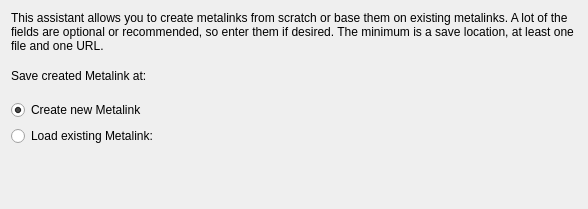
<?xml version="1.0" encoding="UTF-8"?>
<ui version="4.0">
 <class>Introduction</class>
 <widget class="QWidget" name="Introduction">
  <property name="geometry">
   <rect>
    <x>0</x>
    <y>0</y>
    <width>588</width>
    <height>209</height>
   </rect>
  </property>
  <layout class="QVBoxLayout" name="verticalLayout">
   <item>
    <widget class="QLabel" name="label_2">
     <property name="text">
      <string>This assistant allows you to create metalinks from scratch or base them on existing metalinks. A lot of the fields are optional or recommended, so enter them if desired. The minimum is a save location, at least one file and one URL.</string>
     </property>
     <property name="wordWrap">
      <bool>true</bool>
     </property>
    </widget>
   </item>
   <item>
    <spacer name="verticalSpacer_2">
     <property name="orientation">
      <enum>Qt::Vertical</enum>
     </property>
     <property name="sizeType">
      <enum>QSizePolicy::Fixed</enum>
     </property>
     <property name="sizeHint" stdset="0">
      <size>
       <width>20</width>
       <height>10</height>
      </size>
     </property>
    </spacer>
   </item>
   <item>
    <layout class="QFormLayout" name="formLayout">
     <property name="fieldGrowthPolicy">
      <enum>QFormLayout::ExpandingFieldsGrow</enum>
     </property>
     <item row="0" column="0">
      <widget class="QLabel" name="label">
       <property name="text">
        <string>Save created Metalink at:</string>
       </property>
      </widget>
     </item>
     <item row="0" column="1">
      <widget class="KUrlRequester" name="save">
       <property name="mode">
        <set>KFile::File|KFile::LocalOnly</set>
       </property>
      </widget>
     </item>
     <item row="1" column="0">
      <spacer name="verticalSpacer">
       <property name="orientation">
        <enum>Qt::Vertical</enum>
       </property>
       <property name="sizeType">
        <enum>QSizePolicy::Fixed</enum>
       </property>
       <property name="sizeHint" stdset="0">
        <size>
         <width>20</width>
         <height>5</height>
        </size>
       </property>
      </spacer>
     </item>
     <item row="2" column="0">
      <widget class="QRadioButton" name="createButton">
       <property name="text">
        <string>Create new Metalink</string>
       </property>
       <property name="checked">
        <bool>true</bool>
       </property>
      </widget>
     </item>
     <item row="3" column="0">
      <widget class="QRadioButton" name="loadButton">
       <property name="text">
        <string>Load existing Metalink:</string>
       </property>
      </widget>
     </item>
     <item row="3" column="1">
      <widget class="KUrlRequester" name="load">
       <property name="enabled">
        <bool>false</bool>
       </property>
      </widget>
     </item>
    </layout>
   </item>
   <item>
    <spacer name="verticalSpacer_3">
     <property name="orientation">
      <enum>Qt::Vertical</enum>
     </property>
     <property name="sizeHint" stdset="0">
      <size>
       <width>20</width>
       <height>86</height>
      </size>
     </property>
    </spacer>
   </item>
  </layout>
 </widget>
 <customwidgets>
  <customwidget>
   <class>KUrlRequester</class>
   <extends>QFrame</extends>
   <header>kurlrequester.h</header>
  </customwidget>
 </customwidgets>
 <resources/>
 <connections>
  <connection>
   <sender>loadButton</sender>
   <signal>toggled(bool)</signal>
   <receiver>load</receiver>
   <slot>setEnabled(bool)</slot>
   <hints>
    <hint type="sourcelabel">
     <x>57</x>
     <y>77</y>
    </hint>
    <hint type="destinationlabel">
     <x>267</x>
     <y>88</y>
    </hint>
   </hints>
  </connection>
 </connections>
</ui>
